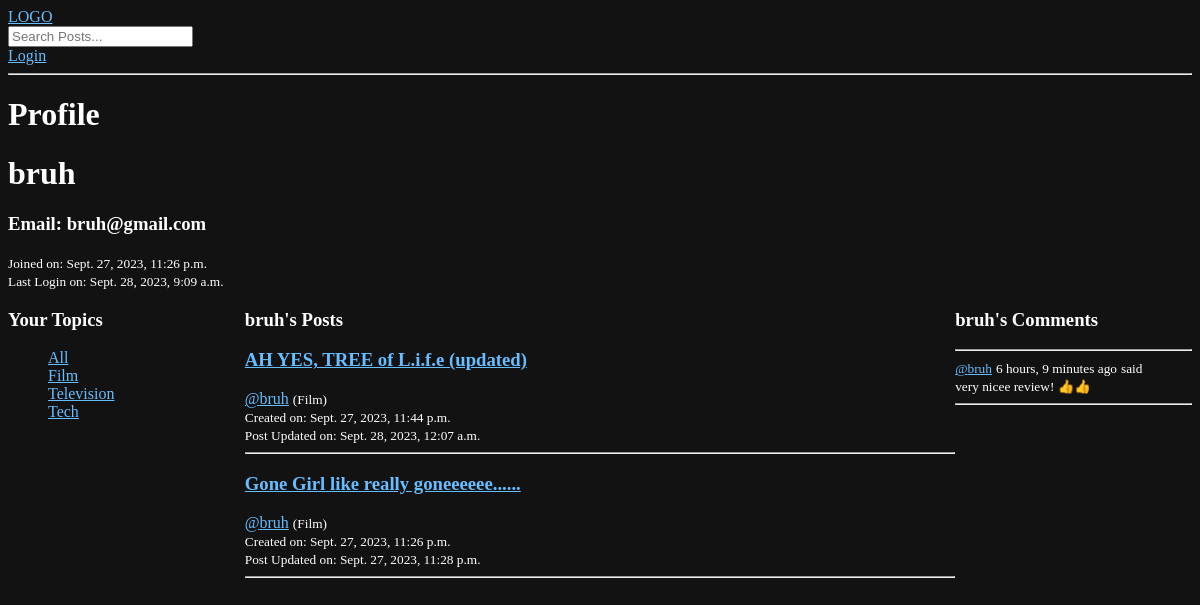
The app's page /user/bruh/ with its own data.
### main_app/models.py (models this page shows, shortened)
class Topic(models.Model):
    title = models.CharField(max_length=255)
    def __str__(self):
        return self.title

class Post(models.Model):
    owner = models.ForeignKey(User, on_delete=models.SET_NULL, null=True)
    topic = models.ForeignKey(Topic, on_delete=models.SET_NULL, null=True)
    title = models.CharField(max_length=255)
    content = models.TextField(null=True, blank=True)
    created_at = models.DateTimeField(default=timezone.now)
    updated_at = models.DateTimeField(auto_now=True)
    class Meta:
        ordering = ["-updated_at", "-created_at"]

class Comment(models.Model):
    owner = models.ForeignKey(User, on_delete=models.SET_NULL, null=True)
    post = models.ForeignKey(Post, on_delete=models.CASCADE)
    content = models.TextField(null=True, blank=True)
    created_at = models.DateTimeField(default=timezone.now)
    updated_at = models.DateTimeField(auto_now=True)
    class Meta:
        ordering = ["-updated_at", "-created_at"]

### main_app/views_drivers/views_user_profile.py (the view)
# urls.py: path("user/<str:username>/", user_profile, name="profile"),
def user_profile(request, username):
    query_param = (
        request.GET.get("q") if request.GET.get("q") is not None else ""
    )
    user = User.objects.get(username=username)
    posts = user.post_set.all()
    post_comments = user.comment_set.all()
    topics = Topic.objects.all()
    context = {
        "user": user,
        "posts": posts,
        "post_comments": post_comments,
        "topics": topics,
    }
    return render(request, "main_app/profile.html", context)

### main_app/templates/main_app/profile.html (shortened to what this page needs)
{% extends "base.html" %} {%block content%}
<h1>Profile</h1>
<h1>{{ user.username }}</h1>
<h3>Email: {{ user.email }}</h3>
<small>Joined on: {{ user.date_joined }}</small>
<br>
<small>Last Login on: {{ user.last_login }}</small>
<div class="profile-container">
    <div>
        <h3>Your Topics</h3>
        {% include 'main_app/drivers/topics_driver.html' %}
    </div>
    <div>
        <h3>{{user.username}}'s Posts</h3>
        {% include 'main_app/drivers/home_feed_driver.html' %}
    </div>
    <div>
        <h3>{{user.username}}'s Comments</h3>
        {% include 'main_app/drivers/activity_driver.html' %}
    </div>
</div>
{% endblock content%}

### main_app/templates/main_app/drivers/topics_driver.html
<ul>
    <div>
        <a href="{% url 'home' %}">All</a>
    </div>
    {% for topic in topics %}
    <div>
        <a href="{% url 'home' %}?q={{topic.title}}">{{ topic.title }}</a>
    </div>
    {% endfor %}
</ul>

### main_app/templates/main_app/drivers/home_feed_driver.html (shortened to what this page needs)
<div>
    {% for post in posts %}
    <div>
        <h3><a href="{% url 'post' post.id %}">{{ post.title }}</a></h3>
        <a href="{% url 'profile' post.owner.username %}">@{{ post.owner.username }}</a>
        <small>({{ post.topic }})</small>
        <br>
        <small>Created on: {{ post.created_at }}</small>
        <br>
        <small>Post Updated on: {{ post.updated_at }}</small>
    </div>
    <hr>
    {% endfor %}
</div>

### main_app/templates/main_app/drivers/activity_driver.html
<hr>
{% for comment in post_comments %}
<div>
    <small><a href="{% url 'profile' comment.owner.username %}">@{{ comment.owner }}</a></small>
    <small>{{ comment.created_at|timesince }} ago</small>
    <small>said</small>
    <br>
    <small>{{ comment.content }}</small>
    <hr>
</div>
{% endfor %}

### static/styles/main.css (style rules this page uses)
body { background-color: #121212; color: white; }
a { color: rgb(102, 189, 255); }

### main_app/templates/main_app/profile.html (style rules this page uses)
.profile-container { display: grid; grid-template-columns: 1fr 3fr 1fr; }

### records on screen
Topic: title "Film"
Topic: title "Television"
Topic: title "Tech"
Post: title "AH YES, TREE of L.i.f.e (updated)", owner.username "bruh", topic "Film", created_at "Sept. 27, 2023, 11:44 p.m.", updated_at "Sept. 28, 2023, 12:07 a.m."
Post: title "Gone Girl like really goneeeeee......", owner.username "bruh", topic "Film", created_at "Sept. 27, 2023, 11:26 p.m.", updated_at "Sept. 27, 2023, 11:28 p.m."
Comment: owner "bruh", created_at "6 hours, 9 minutes", content "very nicee review! 👍👍"

### other values on screen
{{ user.username }} "bruh"
{{ user.email }} "bruh@gmail.com"
{{ user.date_joined }} "Sept. 27, 2023, 11:26 p.m."
{{ user.last_login }} "Sept. 28, 2023, 9:09 a.m."
